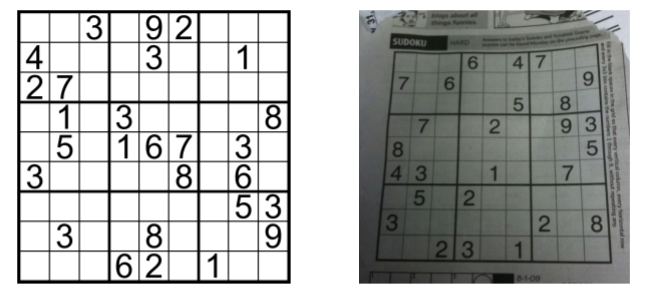
#> input picture Pratica G4/Delivery4/img.png, 650 x 300 px
$ python grad_img.py
#> lines starting #> are read from the running program, lines starting #| are printed output that depends on the picture
import numpy as np
import cv2 as cv
from matplotlib import pyplot as plt

img = cv.imread('img.png',0)
#> img: shape (300, 650); min 0, max 255, mean 178.7
laplacian = cv.Laplacian(img,cv.CV_64F)
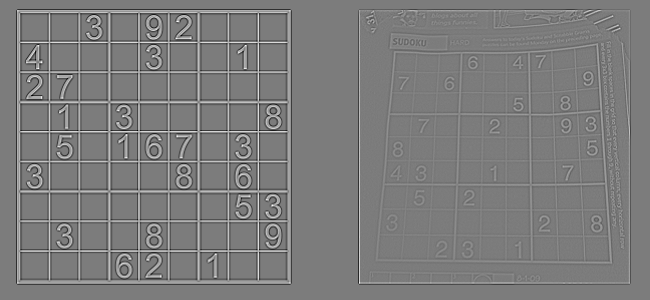
#> laplacian: shape (300, 650) float64; min -308, max 324, mean 0; drawn with min black and max white

sobelx = cv.Sobel(img,cv.CV_64F,1,0,ksize=5)
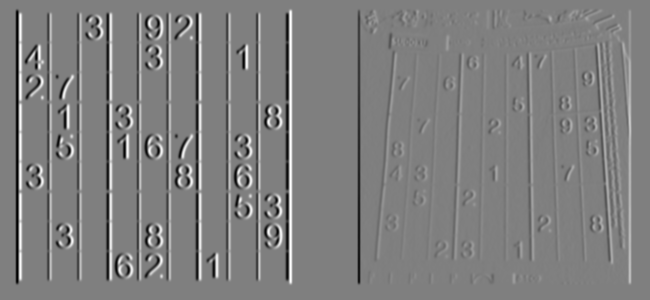
#> sobelx: shape (300, 650) float64; min -12240, max 12240, mean 0; drawn with min black and max white
sobely = cv.Sobel(img,cv.CV_64F,0,1,ksize=-1)
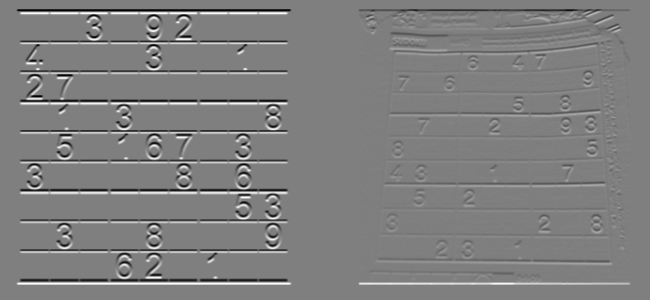
#> sobely: shape (300, 650) float64; min -4080, max 4080, mean 0; drawn with min black and max white

plt.subplot(2,2,1),plt.imshow(img,cmap = 'gray')
plt.title('Original'), plt.xticks([]), plt.yticks([])

plt.subplot(2,2,2),plt.imshow(laplacian,cmap = 'gray')
plt.title('Laplacian'), plt.xticks([]), plt.yticks([])

plt.subplot(2,2,3),plt.imshow(sobelx,cmap = 'gray')
plt.title('Sobel X'), plt.xticks([]), plt.yticks([])

plt.subplot(2,2,4),plt.imshow(sobely,cmap = 'gray')
plt.title('Sobel Y'), plt.xticks([]), plt.yticks([])
plt.show()
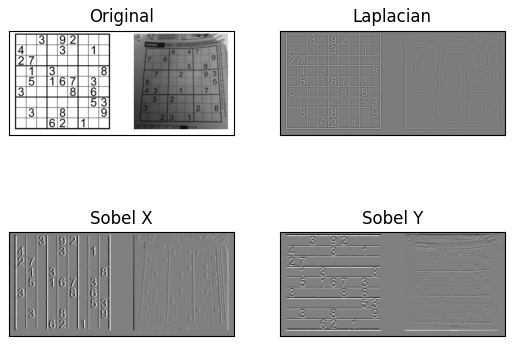
#> figure drawn by matplotlib, 4 panels

$ run again, with Pratica G4/Delivery4/ball.png copied over Pratica G4/Delivery4/img.png
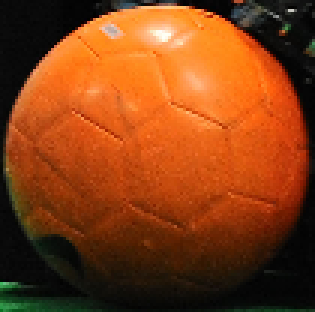
#> input picture Pratica G4/Delivery4/ball.png, 105 x 104 px (shown 3 times larger)
#> `laplacian = cv.Laplacian(img,cv.CV_64F)`:
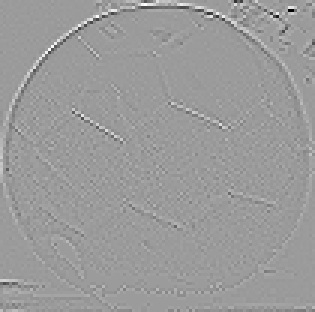
#> laplacian: shape (104, 105) float64 (shown 3 times larger); min -484, max 311, mean 0; drawn with min black and max white
#> `sobely = cv.Sobel(img,cv.CV_64F,0,1,ksize=-1)`:
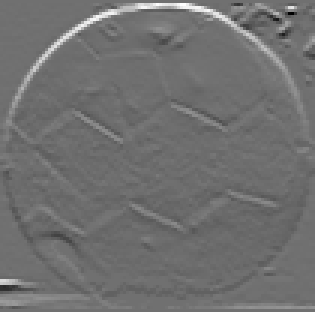
#> sobely: shape (104, 105) float64 (shown 3 times larger); min -2484, max 3151, mean 2.1; drawn with min black and max white

$ run again, with Pratica G4/Delivery4/campo.png copied over Pratica G4/Delivery4/img.png
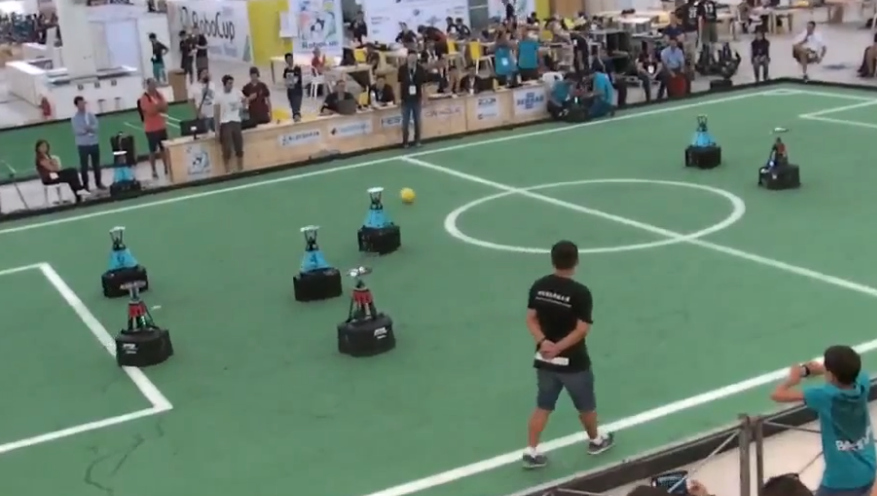
#> input picture Pratica G4/Delivery4/campo.png, 877 x 496 px
#> `img = cv.imread('img.png',0)`:
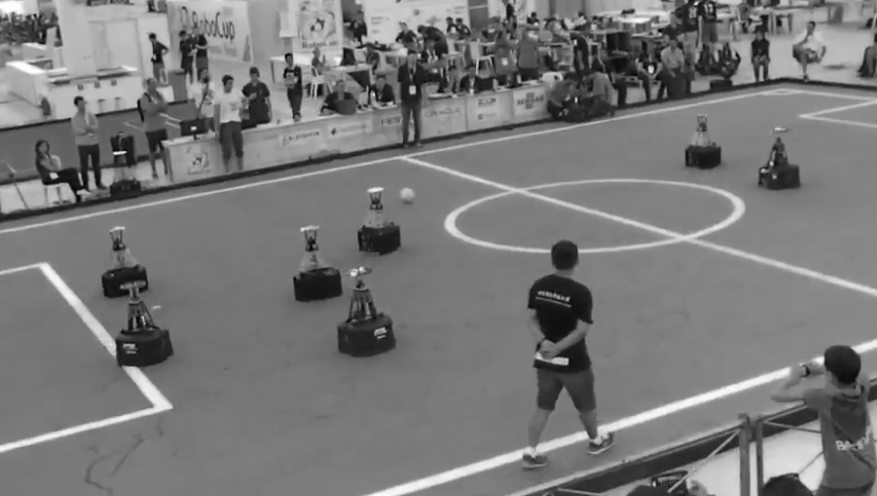
#> img: shape (496, 877); min 1, max 255, mean 120.4
#> `sobely = cv.Sobel(img,cv.CV_64F,0,1,ksize=-1)`:
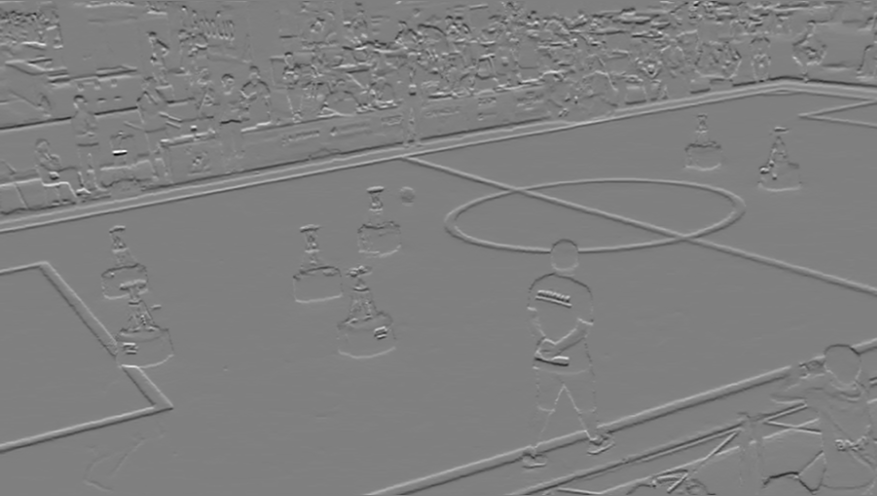
#> sobely: shape (496, 877) float64; min -3111, max 3087, mean -2.5; drawn with min black and max white
